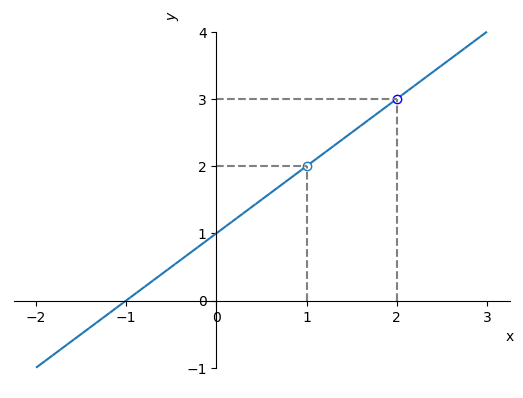

The Python source for this figure:
from sympy import *
var('x',real=True)

f = lambda x: (x+1)*(x-1)*(x-2)/((x-1)*(x-2))
p = plot(f(x),(x,-2,3),show=False)
p.ylabel = '$y$'
p.save('fig_ex_lim0.png')

fig = p._backend.fig
ax = fig.axes[0]
ax.plot([1],[2],marker='o',markerfacecolor='white')
ax.plot([2],[3],marker='o',markeredgecolor='blue', markerfacecolor='white')
ax.plot([1,1],[0,2],ls='--',color='gray')
ax.plot([0,1],[2,2],ls='--',color='gray')
ax.plot([2,2],[0,3],ls='--',color='gray')
ax.plot([0,2],[3,3],ls='--',color='gray')
fig.savefig('fig_ex_lim0.png', bbox_inches='tight')
